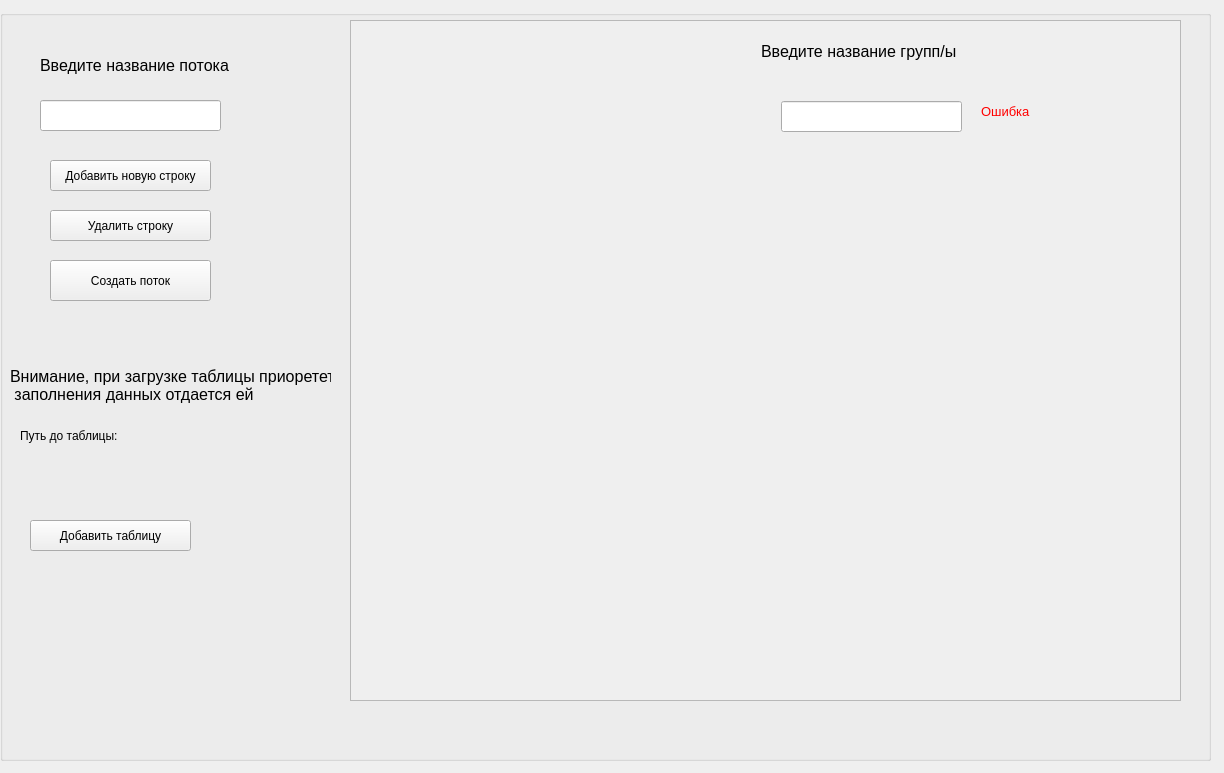
<?xml version="1.0" encoding="UTF-8"?>
<ui version="4.0">
 <class>PotokAdder</class>
 <widget class="QWidget" name="PotokAdder">
  <property name="geometry">
   <rect>
    <x>0</x>
    <y>0</y>
    <width>1224</width>
    <height>773</height>
   </rect>
  </property>
  <property name="windowTitle">
   <string>Form</string>
  </property>
  <widget class="QGroupBox" name="groupBox">
   <property name="geometry">
    <rect>
     <x>0</x>
     <y>10</y>
     <width>1211</width>
     <height>751</height>
    </rect>
   </property>
   <property name="title">
    <string/>
   </property>
   <widget class="QScrollArea" name="scrollArea">
    <property name="geometry">
     <rect>
      <x>350</x>
      <y>10</y>
      <width>831</width>
      <height>681</height>
     </rect>
    </property>
    <property name="widgetResizable">
     <bool>true</bool>
    </property>
    <widget class="QWidget" name="scrollAreaWidgetContents">
     <property name="geometry">
      <rect>
       <x>0</x>
       <y>0</y>
       <width>829</width>
       <height>679</height>
      </rect>
     </property>
     <widget class="QLabel" name="label_3">
      <property name="geometry">
       <rect>
        <x>410</x>
        <y>20</y>
        <width>201</width>
        <height>21</height>
       </rect>
      </property>
      <property name="font">
       <font>
        <pointsize>12</pointsize>
       </font>
      </property>
      <property name="text">
       <string>Введите название групп/ы</string>
      </property>
     </widget>
     <widget class="QLineEdit" name="Group_name">
      <property name="geometry">
       <rect>
        <x>430</x>
        <y>80</y>
        <width>181</width>
        <height>31</height>
       </rect>
      </property>
     </widget>
     <widget class="QLabel" name="Error_Box">
      <property name="geometry">
       <rect>
        <x>630</x>
        <y>80</y>
        <width>171</width>
        <height>21</height>
       </rect>
      </property>
      <property name="font">
       <font>
        <pointsize>10</pointsize>
       </font>
      </property>
      <property name="styleSheet">
       <string notr="true">color: rgb(255, 0, 0);</string>
      </property>
      <property name="text">
       <string>Ошибка</string>
      </property>
     </widget>
    </widget>
   </widget>
   <widget class="QLabel" name="label_2">
    <property name="geometry">
     <rect>
      <x>40</x>
      <y>40</y>
      <width>191</width>
      <height>31</height>
     </rect>
    </property>
    <property name="font">
     <font>
      <pointsize>12</pointsize>
     </font>
    </property>
    <property name="text">
     <string>Введите название потока</string>
    </property>
   </widget>
   <widget class="QLineEdit" name="Potok_name">
    <property name="geometry">
     <rect>
      <x>40</x>
      <y>90</y>
      <width>181</width>
      <height>31</height>
     </rect>
    </property>
   </widget>
   <widget class="QPushButton" name="Add_line">
    <property name="geometry">
     <rect>
      <x>50</x>
      <y>150</y>
      <width>161</width>
      <height>31</height>
     </rect>
    </property>
    <property name="text">
     <string>Добавить новую строку</string>
    </property>
   </widget>
   <widget class="QPushButton" name="Add_line_2">
    <property name="geometry">
     <rect>
      <x>50</x>
      <y>200</y>
      <width>161</width>
      <height>31</height>
     </rect>
    </property>
    <property name="text">
     <string>Удалить строку</string>
    </property>
   </widget>
   <widget class="QPushButton" name="Create_potok">
    <property name="geometry">
     <rect>
      <x>50</x>
      <y>250</y>
      <width>161</width>
      <height>41</height>
     </rect>
    </property>
    <property name="text">
     <string>Создать поток</string>
    </property>
   </widget>
   <widget class="QLabel" name="label_4">
    <property name="geometry">
     <rect>
      <x>10</x>
      <y>350</y>
      <width>321</width>
      <height>51</height>
     </rect>
    </property>
    <property name="font">
     <font>
      <pointsize>12</pointsize>
     </font>
    </property>
    <property name="text">
     <string>Внимание, при загрузке таблицы приоретет 
 заполнения данных отдается ей</string>
    </property>
   </widget>
   <widget class="QLabel" name="label">
    <property name="geometry">
     <rect>
      <x>20</x>
      <y>415</y>
      <width>151</width>
      <height>21</height>
     </rect>
    </property>
    <property name="text">
     <string>Путь до таблицы:</string>
    </property>
   </widget>
   <widget class="QPushButton" name="FoundExcel">
    <property name="geometry">
     <rect>
      <x>30</x>
      <y>510</y>
      <width>161</width>
      <height>31</height>
     </rect>
    </property>
    <property name="text">
     <string>Добавить таблицу</string>
    </property>
   </widget>
   <widget class="QLabel" name="Excel_Path">
    <property name="geometry">
     <rect>
      <x>10</x>
      <y>450</y>
      <width>331</width>
      <height>16</height>
     </rect>
    </property>
    <property name="text">
     <string/>
    </property>
   </widget>
  </widget>
 </widget>
 <resources/>
 <connections/>
</ui>
